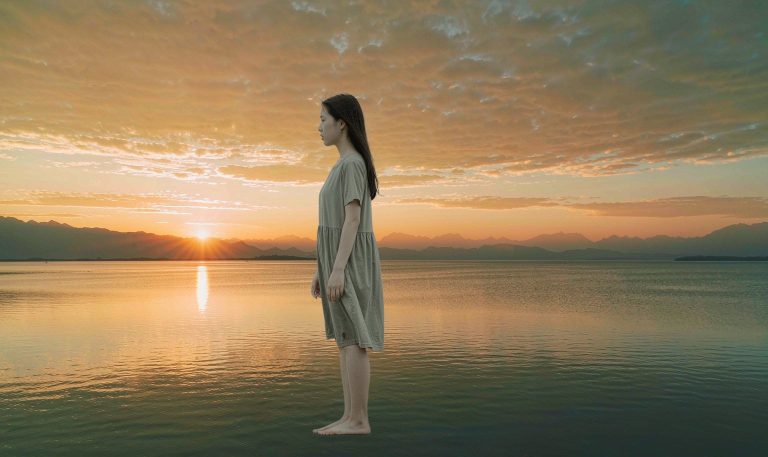
#> input picture project/frontend/media/stage_compose.jpg, 1536 x 914 px, found by its file name (shown at 1/2 size); its folder holds 8 pictures in this run; the run also reads 2 pictures not shown here
$ python render_videos.py
#> lines starting #> are read from the running program, lines starting #| are printed output that depends on the picture
# -*- coding: utf-8 -*-
"""用现有真实状态帧渲染两段视频：

  1) relight.mp4        —— 环境光进入 → 人物被重新打光（阶段 05 RELIGHT）
  2) critic_reroll.mp4  —— 逐项自检 → SHADOW 未达标 → 退回 GROUND → 重跑 → PASS（阶段 09 CRITIC）

每一段都出两个版本：
  *_clean.mp4  只有画面变化（给前端 <video> 用）
  *.mp4        画面 + 设计稿里的 UI 叠加（给评审看节奏用）

所有像素来自真实状态帧（原图 → 抠像 → 合成 → 打光 → 阴影），不做程序化插画。
"""
import os
import math
import numpy as np
from PIL import Image, ImageDraw, ImageFont, ImageFilter

M = r"G:\myself\作业\生产实习\imagecompose-site\media"
OUT = os.path.join(M, "video")
os.makedirs(OUT, exist_ok=True)

FPS = 20
W, H = 1952, 1240          # 976 x 620 @2x，与设计稿的 ImageStage 完全同坐标
SC = 2.0

C_INK = (32, 39, 43)
C_OK = (126, 167, 180)
C_WARN = (227, 178, 122)
C_TXT = (228, 231, 232)
C_MUTED = (124, 135, 139)
C_WHITE = (255, 246, 230)

F_MONO = r"C:\Windows\Fonts\consola.ttf"
F_MONOB = r"C:\Windows\Fonts\consolab.ttf"
F_CJK = r"C:\Windows\Fonts\msyh.ttc"


# [5 lines left out: function font, not called in this run]


def ease(x):
    x = min(1.0, max(0.0, x))
    return 1 - (1 - x) ** 3          # easeOutCubic


def ease_io(x):
    x = min(1.0, max(0.0, x))
    return 3 * x * x - 2 * x * x * x


def clamp01(x):
    return min(1.0, max(0.0, x))


def cover(im, w=W, h=H):
#> called with w = 1952, h = 1240
    iw, ih = im.size
#> iw = 1536; ih = 914
    s = max(w / iw, h / ih)
#> s = 1.36
    nw, nh = int(round(iw * s)), int(round(ih * s))
#> nw = 2084; nh = 1240
    im = im.resize((nw, nh), Image.LANCZOS)
    l, t = (nw - w) // 2, (nh - h) // 2
#> l = 66; t = 0
    return im.crop((l, t, l + w, t + h))
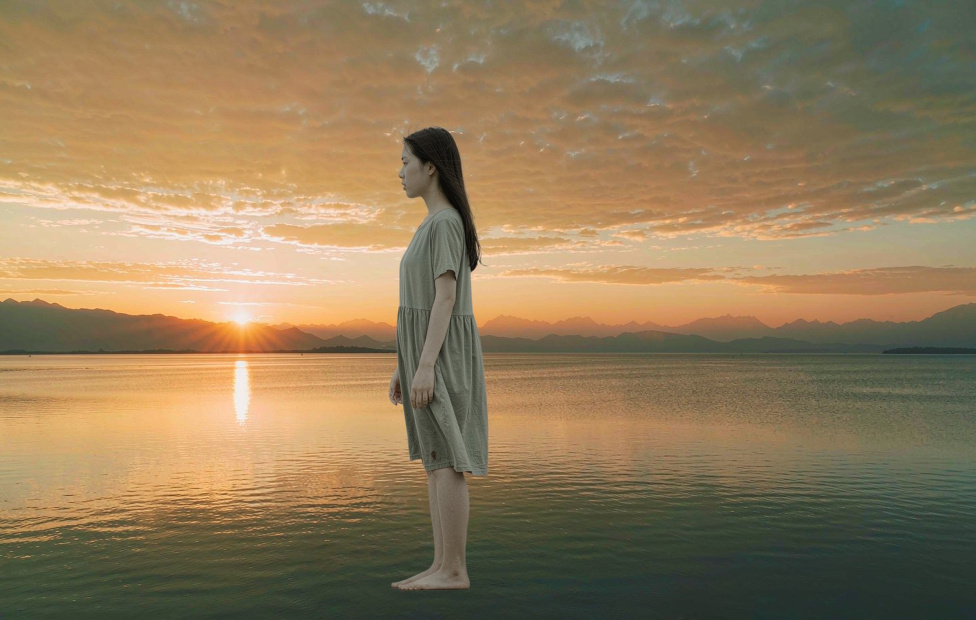
#> returned value: PIL image 1952x1240 RGB (shown at 1/2 size); mean R, G, B 145, 123.6, 90.5


def load(p):
    return cover(Image.open(os.path.join(M, p)).convert("RGB"))


# ---------------------------------------------------------------- 关键帧
comp = load("stage_compose.jpg")
rel = load("stage_relight.jpg")
#> call 2 of load, with p = 'stage_relight.jpg'
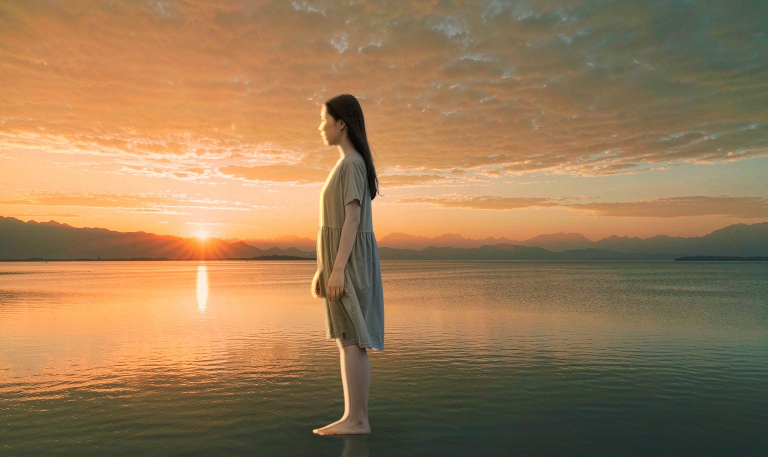
#> input picture project/frontend/media/stage_relight.jpg, 1536 x 914 px, found by its file name (shown at 1/2 size)
#> call 2 of cover, with w = 1952, h = 1240
#> in cover (call 2), `return im.crop((l, t, l + w, t + h))`:
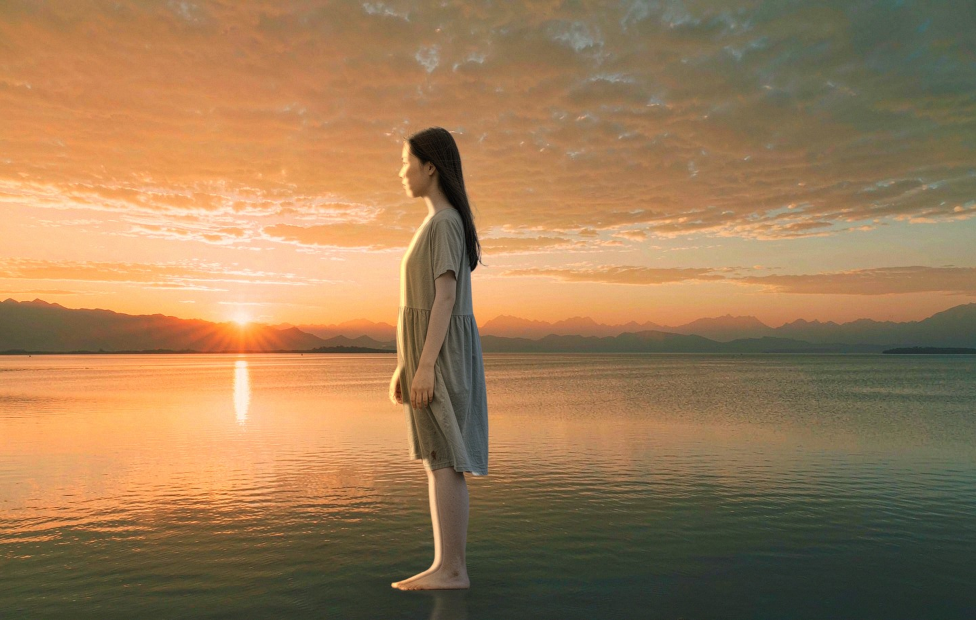
#> returned value: PIL image 1952x1240 RGB (shown at 1/2 size); mean R, G, B 155.9, 123, 86
fin = load("stage_final.jpg")
ns = load("stage_final_noshadow.jpg")

A_COMP = np.asarray(comp).astype(np.float32)
A_REL = np.asarray(rel).astype(np.float32)
A_FIN = np.asarray(fin).astype(np.float32)
A_NS = np.asarray(ns).astype(np.float32)


# 主体左缘轮廓光（真实发光层，不是画上去的高光）
def build_rim():
#> (the run stopped early here; a loop or call above may not have finished)
